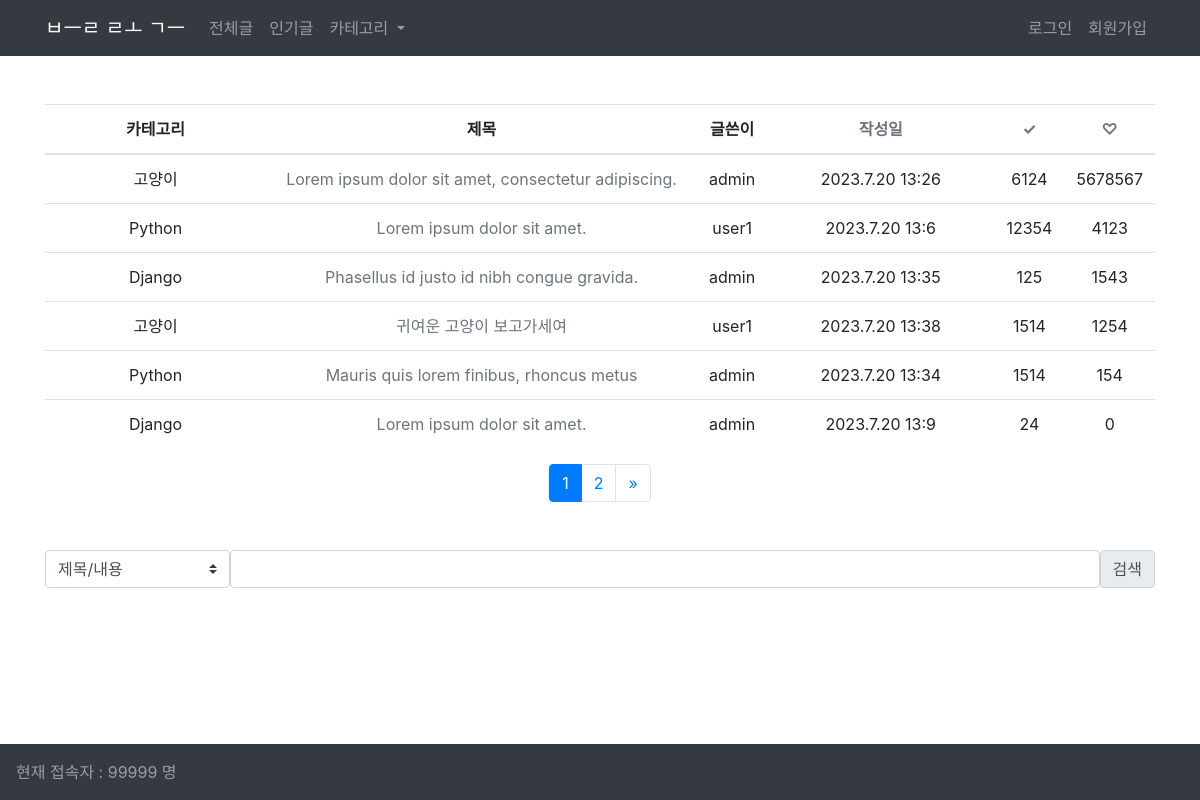
Screenshot of /blog/?sort=likes with the database file from the repository.
### blog/models.py (models this page shows, shortened)
class Post(models.Model):
    CATEGORY_CHOICES = [
        ("HTML/CSS", "HTML/CSS"),
        ("Python", "Python"),
        ("Django", "Django"),
        ("고양이", "고양이"),
    ]
    title = models.CharField(max_length=200)
    content = models.TextField(null=True, blank=True)
    writer = models.ForeignKey(User, on_delete=models.CASCADE)
    updated_at = models.DateTimeField(auto_now=True)
    created_at = models.DateTimeField(auto_now_add=True)
    views = models.IntegerField(default=0)
    likes = models.IntegerField(default=0)
    category = models.CharField(max_length=50, choices=CATEGORY_CHOICES)
    thumbnail = models.ImageField(upload_to="thumbnails/", blank=True, null=True)

### blog/views.py (the view)
# urls.py: path("", views.PostList.as_view(), name="list"),
class PostList(View):
    def get(self, request):
        if request.GET.get("sort"):
            sort = request.GET.get("sort")
        else:
            sort = "created_at"
        posts = Post.objects.all()
        posts_sorted = sorted(posts, key=lambda x: getattr(x, sort), reverse=True)
        posts_per_page = 6
        page_number = request.GET.get("page", 1)
        paginator = Paginator(posts_sorted, posts_per_page)
        try:
            page = paginator.page(page_number)
        except InvalidPage:
            page = paginator.page(1)
        context = {
            "posts": page,
            "sort": sort,
        }
        return render(request, "blog/post_list.html", context)

### blog/templates/blog/post_list.html (shortened to what this page needs)
{% extends 'base.html' %}
{% block content %}
{% if posts %}
<table class="table table-hover text-center mt-5">
    <thead class="thead">
        <tr>
            <th class='w-25'>카테고리</th>
            <th class='w-50'>제목</th>
            <th class="w-">글쓴이</th>
            <th class="w-25"><a href="?sort=created_at" class="text-muted">작성일</a></th>
            <th class="w"><a href="?sort=views" class="text-muted">✓</a></th>
            <th class="w"><a href="?sort=likes" class="text-muted">♡</a></th>
        </tr>
    </thead>
    <tbody>
        {% if sort %}
            {% for post in posts|dictsortreversed:sort %}
            <tr>
                <td>{{ post.category }}</td>
                <td><a href="{% url 'blog:detail' post_id=post.pk %}" class="text-muted">{{ post.title }}</a></td>
                <td>{{ post.writer }}</td>
                <td>{{ post.created_at.year }}.{{post.created_at.month}}.{{post.created_at.day}} {{post.created_at.hour}}:{{post.created_at.minute}}</td>
                <td>{{ post.views }}</td>
                <td>{{ post.likes }}</td>
            </tr>
            {% endfor %}
        {% endif %}
    </tbody>
</table>
{% else %}
    {% if query %}
    <p>일치하는 검색 결과가 없습니다.</p>
    {% else %}
    <p>작성된 게시글이 없습니다.</p>
    {% endif %}
{% endif %}
{% if posts.has_other_pages %}
<nav aria-label="Page navigation">
  <ul class="pagination justify-content-center">
    {% for i in posts.paginator.page_range %}
      {% if posts.number == i %}
        <li class="page-item active"><a class='page-link' href='#'>{{ i }}</a></li>
      {% else %}
        <li class='page-item'>
            <a class='page-link' href="?page={{ i }}&sort={{sort}}">{{ i }}</a>
        </li>
      {% endif %}
    {% endfor %}
    {% if posts.has_next %}
    <li class="page-item">
      <a class="page-link" href="?page={{ posts.next_page_number }}&sort={{sort}}" aria-label="Next">
        <span aria-hidden="true">&raquo;</span>
      </a>
    </li>
    {% endif %}
  </ul>
</nav>
{% endif %}
<form action="{% url 'blog:search' %}" method='get' class='d-flex mt-5'>
    <select class="custom-select col col-lg-2" name='q-opt'>
        <option selected value="1">제목/내용</option>
    </select>
    <input type="text" name='q' class='form-control'>
    <input type="submit" value="검색" class="input-group-text">
</form>
{% endblock content %}

### rows the page displays
Post: category "고양이", title "Lorem ipsum dolor sit amet, consectetur adipiscing.", writer "admin", created_at.year "2023", created_at.month "7", created_at.day "20", created_at.hour "13", created_at.minute "26", views "6124", likes "5678567"
Post: category "Python", title "Lorem ipsum dolor sit amet.", writer "user1", created_at.year "2023", created_at.month "7", created_at.day "20", created_at.hour "13", created_at.minute "6", views "12354", likes "4123"
Post: category "Django", title "Phasellus id justo id nibh congue gravida.", writer "admin", created_at.year "2023", created_at.month "7", created_at.day "20", created_at.hour "13", created_at.minute "35", views "125", likes "1543"
Post: category "고양이", title "귀여운 고양이 보고가세여", writer "user1", created_at.year "2023", created_at.month "7", created_at.day "20", created_at.hour "13", created_at.minute "38", views "1514", likes "1254"
Post: category "Python", title "Mauris quis lorem finibus, rhoncus metus", writer "admin", created_at.year "2023", created_at.month "7", created_at.day "20", created_at.hour "13", created_at.minute "34", views "1514", likes "154"
Post: category "Django", title "Lorem ipsum dolor sit amet.", writer "admin", created_at.year "2023", created_at.month "7", created_at.day "20", created_at.hour "13", created_at.minute "9", views "24", likes "0"

### other values shown
{{ i }} "1"
{{ i }} "2"
